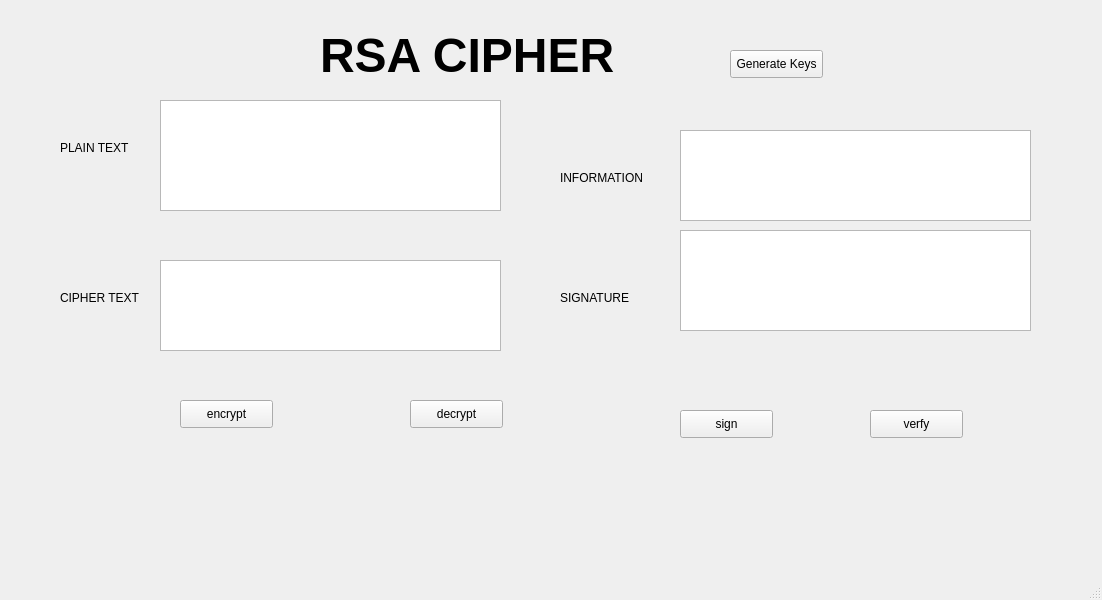
<?xml version="1.0" encoding="UTF-8"?>
<ui version="4.0">
 <class>MainWindow</class>
 <widget class="QMainWindow" name="MainWindow">
  <property name="geometry">
   <rect>
    <x>0</x>
    <y>0</y>
    <width>1102</width>
    <height>600</height>
   </rect>
  </property>
  <property name="windowTitle">
   <string>MainWindow</string>
  </property>
  <widget class="QWidget" name="centralwidget">
   <widget class="QLabel" name="label">
    <property name="geometry">
     <rect>
      <x>320</x>
      <y>20</y>
      <width>461</width>
      <height>71</height>
     </rect>
    </property>
    <property name="font">
     <font>
      <pointsize>36</pointsize>
      <weight>75</weight>
      <bold>true</bold>
     </font>
    </property>
    <property name="text">
     <string>RSA CIPHER</string>
    </property>
   </widget>
   <widget class="QLabel" name="label_2">
    <property name="geometry">
     <rect>
      <x>60</x>
      <y>140</y>
      <width>81</width>
      <height>16</height>
     </rect>
    </property>
    <property name="text">
     <string>PLAIN TEXT</string>
    </property>
   </widget>
   <widget class="QLabel" name="label_3">
    <property name="geometry">
     <rect>
      <x>60</x>
      <y>290</y>
      <width>91</width>
      <height>16</height>
     </rect>
    </property>
    <property name="text">
     <string>CIPHER TEXT</string>
    </property>
   </widget>
   <widget class="QLabel" name="label_4">
    <property name="geometry">
     <rect>
      <x>560</x>
      <y>170</y>
      <width>101</width>
      <height>16</height>
     </rect>
    </property>
    <property name="text">
     <string>INFORMATION</string>
    </property>
   </widget>
   <widget class="QLabel" name="label_5">
    <property name="geometry">
     <rect>
      <x>560</x>
      <y>290</y>
      <width>81</width>
      <height>16</height>
     </rect>
    </property>
    <property name="text">
     <string>SIGNATURE</string>
    </property>
   </widget>
   <widget class="QTextBrowser" name="txt_plain">
    <property name="geometry">
     <rect>
      <x>160</x>
      <y>100</y>
      <width>341</width>
      <height>111</height>
     </rect>
    </property>
   </widget>
   <widget class="QTextBrowser" name="txt_cipher">
    <property name="geometry">
     <rect>
      <x>160</x>
      <y>260</y>
      <width>341</width>
      <height>91</height>
     </rect>
    </property>
   </widget>
   <widget class="QTextBrowser" name="txt_information">
    <property name="geometry">
     <rect>
      <x>680</x>
      <y>130</y>
      <width>351</width>
      <height>91</height>
     </rect>
    </property>
   </widget>
   <widget class="QTextBrowser" name="txt_signature">
    <property name="geometry">
     <rect>
      <x>680</x>
      <y>230</y>
      <width>351</width>
      <height>101</height>
     </rect>
    </property>
   </widget>
   <widget class="QPushButton" name="btn_encrypt">
    <property name="geometry">
     <rect>
      <x>180</x>
      <y>400</y>
      <width>93</width>
      <height>28</height>
     </rect>
    </property>
    <property name="text">
     <string>encrypt</string>
    </property>
   </widget>
   <widget class="QPushButton" name="btn_decrypt">
    <property name="geometry">
     <rect>
      <x>410</x>
      <y>400</y>
      <width>93</width>
      <height>28</height>
     </rect>
    </property>
    <property name="text">
     <string>decrypt</string>
    </property>
   </widget>
   <widget class="QPushButton" name="btn_sign">
    <property name="geometry">
     <rect>
      <x>680</x>
      <y>410</y>
      <width>93</width>
      <height>28</height>
     </rect>
    </property>
    <property name="text">
     <string>sign</string>
    </property>
   </widget>
   <widget class="QPushButton" name="btn_verfy">
    <property name="geometry">
     <rect>
      <x>870</x>
      <y>410</y>
      <width>93</width>
      <height>28</height>
     </rect>
    </property>
    <property name="text">
     <string>verfy</string>
    </property>
   </widget>
   <widget class="QPushButton" name="btn_gen_keys">
    <property name="geometry">
     <rect>
      <x>730</x>
      <y>50</y>
      <width>93</width>
      <height>28</height>
     </rect>
    </property>
    <property name="text">
     <string>Generate Keys</string>
    </property>
   </widget>
  </widget>
  <widget class="QMenuBar" name="menubar">
   <property name="geometry">
    <rect>
     <x>0</x>
     <y>0</y>
     <width>1102</width>
     <height>26</height>
    </rect>
   </property>
  </widget>
  <widget class="QStatusBar" name="statusbar"/>
 </widget>
 <resources/>
 <connections/>
</ui>
